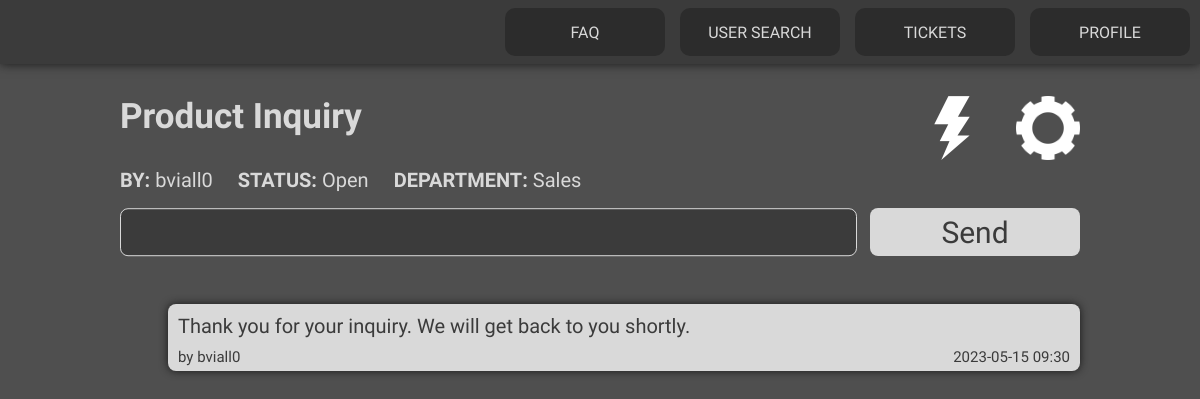
Screenshot of /ticket.php?id=1 (signed in) with the database file from the repository.
### tables this page shows
CREATE TABLE Ticket (
    ticketID INTEGER PRIMARY KEY AUTOINCREMENT,
    clientID INTEGER NOT NULL,
    department TEXT NOT NULL,
    status_name TEXT NOT NULL,
    title TEXT NOT NULL,
    priority INTEGER NOT NULL,
    da TEXT NOT NULL,

    FOREIGN KEY (clientID) REFERENCES User(userID),
    FOREIGN KEY (department) REFERENCES Department(name),
    FOREIGN KEY (status_name) REFERENCES Status(name)
);

CREATE TABLE User (
    userID INTEGER PRIMARY KEY AUTOINCREMENT,
    fullname TEXT NOT NULL,
    username TEXT NOT NULL,
    password TEXT NOT NULL,
    email TEXT NOT NULL,
    closedTickets INTEGER NOT NULL

);

CREATE TABLE Message (
    messageID INTEGER PRIMARY KEY AUTOINCREMENT,
    userID INTEGER NOT NULL,
    ticketID INTEGER NOT NULL,
    da TEXT NOT NULL,
    content TEXT NOT NULL,

    FOREIGN KEY (userID) REFERENCES User(userID),
    FOREIGN KEY (ticketID) REFERENCES Ticket(ticketID)
);

### session.php (called while the page is built, shortened)
<?php
Class Session {
    public function isLoggedin() : bool {
        return isset($_SESSION['id']);
    }
    public function getID() : ?int{
       return $_SESSION['id'];
    }
    public function getName() : ?string{
        return $_SESSION['name'];
    }
}
?>

### database/ticket.class.php (called while the page is built, shortened)
<?php
require_once(__DIR__ . '/user.class.php');
class Ticket{
    public function __construct(int $id, string $title, string $client_name , array $agents, string $department, array $hashtags, string $status, int $priority, string $date){
        $this->id = $id;
        $this->title = $title;
        $this->client_name = $client_name;
        $this->department = $department;
        $this->status = $status;
    }
    static function getTicket(PDO $db, int $id) : ?Ticket{
        $stmt = $db->prepare('SELECT ticketID, clientID, department, status_name, title, priority, da
        FROM Ticket
        Where ticketID = ?');
        $stmt->execute(array($id));
        if($ticket = $stmt->fetch()){
            $stmt = $db->prepare('SELECT username
            FROM User
            Where userID = ?');
            $stmt->execute(array($ticket['clientID']));
            $client_name = $stmt->fetch();
            $hashtags = Hashtag::getTicketHashtags($db, (int)$ticket['ticketID']);
            $agents = Ticket::getAgents($db, (int)$ticket['ticketID']);
            return new Ticket(
                (int)$ticket['ticketID'],
                $ticket['title'],
                $client_name['username'],
                $agents,
                $ticket['department'],
                $hashtags,
                $ticket['status_name'],
                (int)$ticket['priority'],
                $ticket['da']
            );
        } else return null;
    }
    static function checkAssignedAgent(PDO $db, int $ticket_id, string $agent) : ?bool{
        $stmt = $db->prepare('SELECT agentID
        FROM TicketAgent
        WHERE ticketID = ?');
        $stmt->execute(array($ticket_id));
        $agents = $stmt->fetchAll();
        foreach($agents as $sub){
            $name = User::getName($db, (int)$sub['agentID']);
            if(strcmp($name,$agent) == 0){
                return true;
            }
        }
        return false;
    }
    static function getAgents(PDO $db, int $ticket_id) : ?array{
        $stmt = $db->prepare('SELECT agentID
        FROM TicketAgent
        WHERE ticketID = ?');
        $agents = array();
        $stmt->execute(array($ticket_id));
        while($agent = $stmt->fetch()){
            $agents[] = User::getName($db, (int)$agent['agentID']);
        }
        return $agents;
    }
}
?>

### database/user.class.php (called while the page is built, shortened)
<?php
class User {
  static function getName(PDO $db, int $id) : ?string{
    $stmt = $db->prepare('SELECT username
    FROM User
    WHERE userID = ?');
    $stmt->execute(array($id));
    if($user = $stmt->fetch()){
      return $user['username'];
    }
  }
}
?>

### database/message.class.php (called while the page is built, shortened)
<?php
require_once(__DIR__ . '/user.class.php');
class Message{
    public function __construct(string $author, string $content, string $date){
        $this->author = $author;
        $this->content = $content;
        $this->date = $date;
    }
    static function getMessages(PDO $db, int $ticket_id) : ?array{
        $stmt = $db->prepare('SELECT userID, da, content
        FROM Message
        WHERE ticketID = ?');
        $stmt->execute(array($ticket_id));
        $messages = array();
        while($message = $stmt->fetch()){
            $client = User::getName($db, (int)$message['userID']);
            $messages[] = new Message(
                $client,
                $message['content'],
                $message['da']
            );
        }
        return $messages;
    }
}
?>

### ticket.tpl.php (the view, shortened to what this page needs)
<?php
require_once(__DIR__ . '/session.php');
require_once(__DIR__ . '/database/message.class.php');
require_once(__DIR__ . '/common.tpl.php');
require_once(__DIR__ . '/database/ticket.class.php');
?>
<?php function drawTicketInfo(Ticket $ticket){ ?>
    <div class="ticketdata">
        <label id="title"><?=$ticket->title?></label>
        <div class="extradata">
            <label id="author"><span id="bold">BY:</span> <?=$ticket->client_name?></label>
            <label id="status"><span id="bold">STATUS:</span> <?=$ticket->status?></label>
            <label id="department"><span id="bold">DEPARTMENT:</span> <?=$ticket->department?></label>
        </div>
        <a href = "/config.php?id=<?=$ticket->id?>"><img id="confi" src="/profileImages/gear.png"></a>
        <a href = "/changes.php?id=<?=$ticket->id?>"><img id="actions" src="profileImages/action.png"></a>
    </div>
<?php } ?>
<?php function drawMessageInput() { ?>
    <div class="userinput" id = "msginput">
    <form id ="messageForm" action = "/action_add_message.php?id=<?=$_GET['id']?>" method = "post">
        <input type="text" name = "message">
        <input type="submit" value="Send">
    </form>
</div>
<?php } ?>
<?php function drawMessages(Session $session, array $messages){ ?>
    <div id ="msglist" class="msglist">
        <?php foreach($messages as $message){
            if(strcmp($message->author, $session->getName()) == 0){ ?>
                <div class = "msg" id = "yours">
                    <p id = "content"><?=$message->content?></p>
                    <div class ="extradata">
                        <label id="author">by <?=$message->author?></label>
                        <label id="date"><?=$message->date?></label>
                    </div>
                </div>
            <?php }
        } ?>
    </div>
<?php } ?>

### common.tpl.php (shortened to what this page needs)
<?php
require_once(__DIR__ . '/session.php');
require_once(__DIR__ . '/database/ticket.class.php');
require_once(__DIR__ . '/database/user.class.php');
?>
<?php function setHeader(string $topic) { ?>
    <!DOCTYPE html>
    <html lang="en-US">
    <head>
        <link href="style.css" rel="stylesheet">
        <link href="structure.css" rel="stylesheet">
    </head>
    <body>
<?php } ?>
<?php function drawTopbar(Session $session){ ?>
    <div class="topbar">
        <button id="faq"><a href = "faqs.php">FAQ</a></button>
        <button id="nticket"><a href = "users.php">USER SEARCH</a></button>
        <button id="mticket"><a href = "index.php">TICKETS</a></button>
        <button id="nticket"><a href = "profile.php?id=<?=$session->getID()?>">PROFILE</a></button>
    </div>
<?php } ?>

### ticket.php (shortened to what this page needs)
<?php
require_once(__DIR__ . "/session.php");
$session = new Session();
$db = getDatabaseConnection();
require_once(__DIR__ . "/database/message.class.php");
$messages = Message::getMessages($db, (int)$_GET['id']);
require_once(__DIR__ . '/database/ticket.class.php');
$ticket = Ticket::getTicket($db, (int)$_GET['id']);
require_once(__DIR__ . "/common.tpl.php");
require_once(__DIR__ . "/ticket.tpl.php");
require_once(__DIR__ . '/database/user.class.php');
setHeader("Ticket");
if($session->isLoggedin()){
    drawTopbar($session);
    drawTicketInfo($ticket);
    $name = User::getName($db, $session->getID());
    $role = User::getRole($db, $session->getID());
    if((Ticket::checkAssignedAgent($db, (int)$_GET['id'], $name)) or ($role == "admin")){
        drawMessageInput();
        drawMessages($session, $messages);
    }
} else {
    header("Location : /index.php");
}
?>

### style.css (style rules this page uses)
body { background-color: #4F4F4F; }
label, p { font-family: "Georama"; }
span[id="bold"] { font-weight: bolder; }
.login, .topbar, .config, .profile, .profileedit, .ticketmenu, .usermenu { background-color: #3B3B3B; box-shadow: 0px 0px 10px #181818; border-radius: 8px; }
.login input[type="submit"], .config input[type="submit"], .userinput input[type="submit"], .profile button, .profileedit input[type="submit"], .ticketmenu input[type="submit"], .usermenu input[type="submit"], .filterboxes input[type="submit"], .buttonlist button, #addlist { background-color: #D9D9D9; color: #3B3B3B; border: none; padding: 0%; margin: 0 0; font-family: "Georama"; border-radius: 8px; cursor: pointer; font-size: 4.5vh; }
.topbar button { font-family: "Georama"; border: none; color: #D9D9D9; background-color: #2c2c2c; font-size: min(1em, 2.25vw); border-radius: 10px; }
.topbar button a { text-decoration: none; color: #D9D9D9; }
.userinput input[type="text"] { padding: 0 0 0 0; color: #D9D9D9; font-family: "Georama"; height: 100%; font-size: 2vh; border: solid 0.01vh #D9D9D9; background-color: #3B3B3B; border-radius: 8px; padding-left: 15px; }
.userinput input[type="submit"] { font-size: min(3vw, 30px); }
.msg { word-wrap: break-word; border-radius: 8px; padding-bottom: 5px; background-color: #3B3B3B; color: #D9D9D9; box-shadow: 0px 0px 8px #181818; }
.msg p { word-wrap: break-word; padding-left: 10px; font-size: 20px; padding-top: 10px; padding-bottom: 10px; margin-bottom: 0; margin-top: 0; text-align: justify; text-justify: inter-word; }
.msg label { padding-left: 10px; font-size: 15px; text-align: right; padding-right: 10px; }
.extradata { display: flex; justify-content: space-between; }
.msg[id="yours"] { background-color: #D9D9D9; color: #3B3B3B; }
.ticketdata label { text-align: left; font-size: 20px; color: #D9D9D9; }
.ticketdata label[id="title"] { font-weight: bolder; font-size: 35px; text-overflow: ellipsis; }
.ticketdata .extradata { display: flex; align-items: center; justify-content: flex-start; }
.ticketdata .extradata label { margin-right: 25px; }

### structure.css (style rules this page uses)
body { background-color: #4F4F4F; }
.topbar { position: fixed; width: 100%; height: 4em; border-radius: 0; margin: 0; border: none; left: 0; top: 0; display: flex; justify-content: flex-end; flex-direction: row; align-items: center; z-index: 999; }
.topbar button { height: 75%; margin-right: 10px; margin-left: 5px; width: 10em; flex-shrink: 1; }
.msglist { position: absolute; -ms-transform: translate(-50%, 0); transform: translate(-50%, 0); top: 19em; left: 50%; width: 60em; max-width: calc(100% - 50px); }
.ticketdata { position: absolute; -ms-transform: translate(-50%, 0); transform: translate(-50%, 0); top: 6em; left: 50%; width: 60em; max-width: calc(100% - 50px); height: 6em; }
.userinput { position: absolute; -ms-transform: translate(-50%, 0); transform: translate(-50%, 0); top: 14em; left: 50%; width: 60em; height: 3em; max-width: calc(100% - 50px); }
.userinput input { position: absolute; height: 100%; -ms-transform: translate(0, -50%); transform: translate(0, -50%); top: 50%; }
.userinput input[type="text"] { width: 75%; height: calc(100% - 0.3vh); }
.userinput input[type="submit"] { width: calc(25% - 30px); left: calc(75% + 30px); }
.msg p { left: 50%; width: calc(100% - 20px); }
.msg { width: 95%; display: inline-block; margin-bottom: 10px; }
.ticketdata .extradata { position: absolute; -ms-transform: translate(0%, -100%); transform: translate(0%, -100%); top: 100%; width: 100%; }
.ticketdata label[id="title"], .ticketdata .extradata { max-width: 70%; }
.ticketdata img { position: absolute; -ms-transform: translate(-100%, 0%); transform: translate(-100%, 0%); left: 100%; object-fit: cover; aspect-ratio: 1; width: calc(5% + 1em); }
.ticketdata #actions { position: absolute; -ms-transform: translate(-100%, 0%); transform: translate(-100%, 0%); left: 90%; object-fit: cover; aspect-ratio: 1; width: calc(5% + 1em); }
.msg[id="yours"] { margin-left: 5%; }
.extradata label { top: 0vh; position: relative; }
.userinput { top: 8em; }
.userinput[id="msginput"] { top: 13em; }

### rows the page displays
ticket: title "Product Inquiry", status_name "Open", department "Sales"
user: username "bviall0"
message: content "Thank you for your inquiry. We will get back to you shortly.", userID.username "bviall0", da "2023-05-15 09:30"
